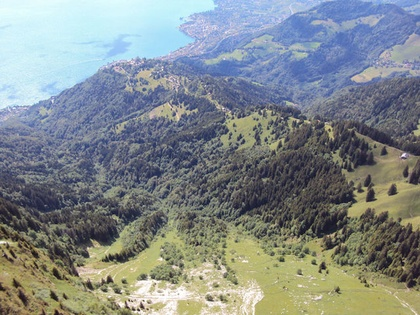
%> input picture data/ledge/1.JPG, 420 x 315 px, shrunk from 640 x 480 before the run; its folder holds 3 pictures in this run
$ octave main_stich_multiple.m   (GNU Octave 9; MATLAB toolbox functions it lacks are replaced by stand-ins)
%> lines starting %> are read from the running program, lines starting %| are printed output that depends on the picture
clc;clear all;close all;

imgpath = '../data/ledge/';

addpath ./common/
addpath ./precompute/
addpath ./robustestimation/
addpath ./homography/

% Load images.
buildingScene = imageDatastore(imgpath);

% Load images.
% buildingDir = fullfile(toolboxdir('vision'), 'visiondata', 'building');
% buildingScene = imageDatastore(buildingDir);

% Display images to be stitched
montage(buildingScene.Files);
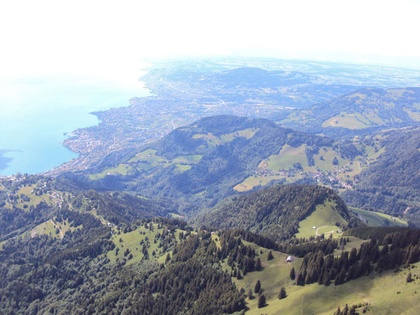
%> input picture data/ledge/2.JPG, 420 x 315 px, shrunk from 640 x 480 before the run
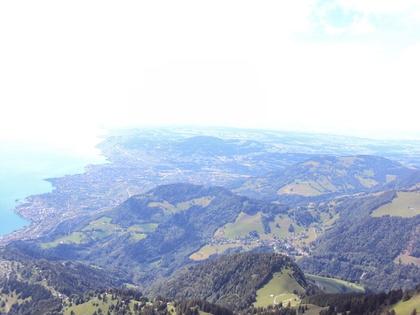
%> input picture data/ledge/3.JPG, 420 x 315 px, shrunk from 640 x 480 before the run
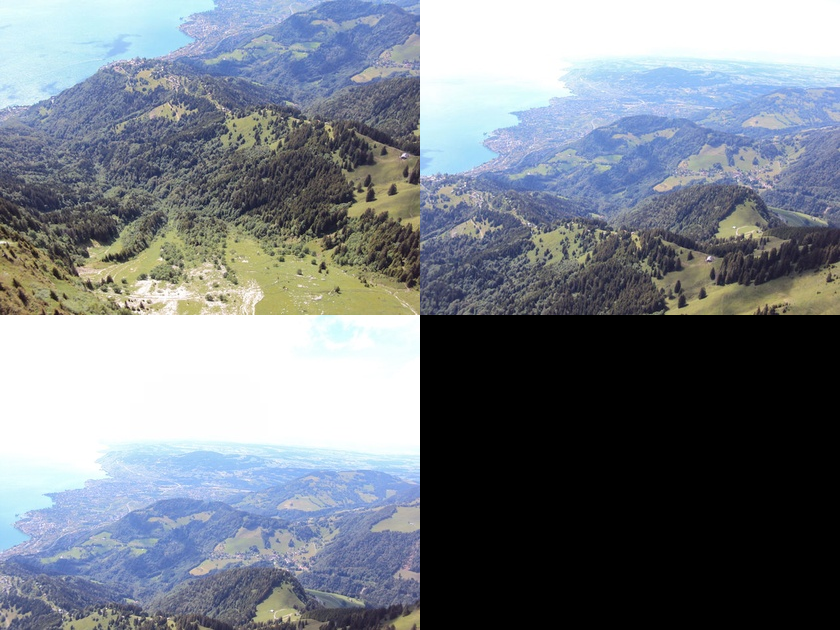
%> displayed picture: size 630x840x3, on the screen's scale of 0 to 255; mean R, G, B 119.4, 126.2, 134.3

numImages = numel(buildingScene.Files);

% Initialize variable to hold image sizes.
imageSize = zeros(numImages,2);

%% feature detection and description
seq.features = cell(numImages,1);
seq.descriptors = cell(numImages,1);
seq.imgs = cell(numImages,1);
for n = 1:numImages
    im1 = readimage(buildingScene, n);
%> im1 is the input picture: size 315x420x3 uint8; mean R, G, B 130.4, 137.8, 139.1
    % convert img from rgb to gray scale
    if size(im1,3) == 3
        im1gray = rgb2gray(im1);
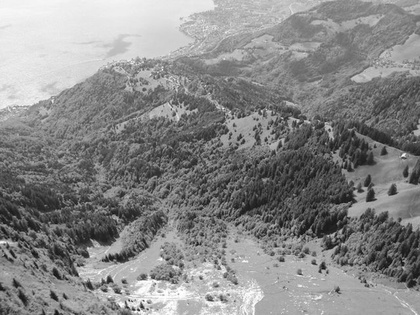
%> im1gray: size 315x420 uint8; min 10, max 255, mean 135.7
    else
        im1gray = im1;
    end
    img1 = single(im1gray);
%> (the run ends here)
